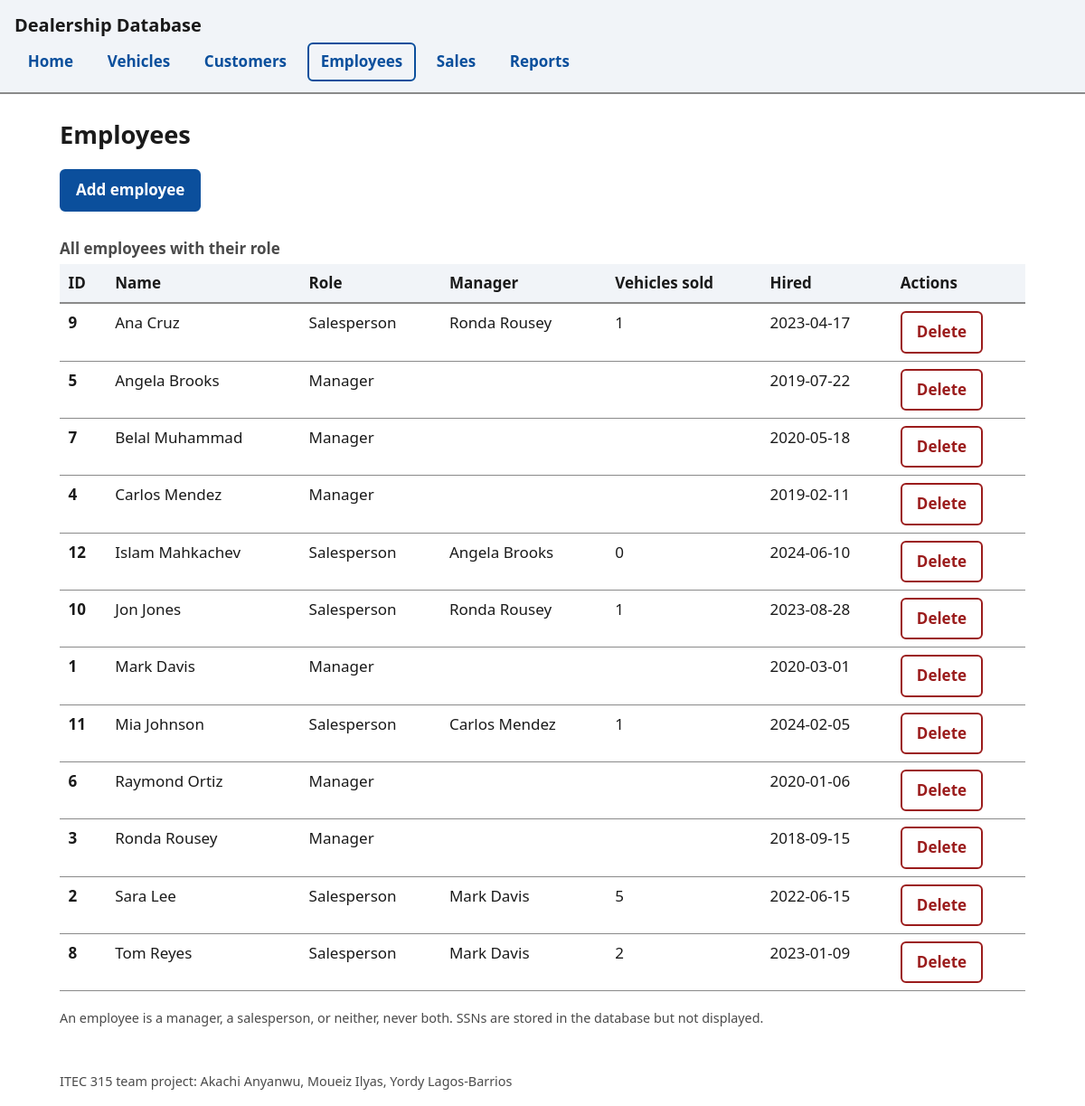
The page /employees on the database its author committed.
### tables this page shows
CREATE TABLE Salesperson(
EmployeeID INTEGER PRIMARY KEY NOT NULL,
ManagerID INTEGER NOT NULL,
SalesMetrics INTEGER NOT NULL,
FOREIGN KEY (EmployeeID) REFERENCES Employee(EmployeeID),
FOREIGN KEY (ManagerID) REFERENCES Manager(EmployeeID)
);

CREATE TABLE Employee (
EmployeeID INTEGER PRIMARY KEY NOT NULL,
NAME VARCHAR(100) NOT NULL,
SSN CHAR(9) NOT NULL UNIQUE,
HiringDate DATE NOT NULL
);

### dealership_site/app.py (the view)
@app.route("/employees")
def employees():
    rows = query(
        """SELECT e.EmployeeID, e.Name, e.HiringDate,
                  CASE WHEN m.EmployeeID IS NOT NULL THEN 'Manager'
                       WHEN s.EmployeeID IS NOT NULL THEN 'Salesperson' ELSE 'Neither' END AS Role,
                  s.SalesMetrics, boss.Name AS ManagerName
           FROM Employee e
           LEFT JOIN Manager m ON m.EmployeeID=e.EmployeeID
           LEFT JOIN Salesperson s ON s.EmployeeID=e.EmployeeID
           LEFT JOIN Employee boss ON boss.EmployeeID=s.ManagerID
           ORDER BY e.Name"""
    )
    return render_template("employees.html", rows=rows)

### dealership_site/app.py (called while the page is built)
def get_db():
    if "db" not in g:
        g.db = sqlite3.connect(DB_PATH)
        g.db.row_factory = sqlite3.Row
        g.db.execute("PRAGMA foreign_keys = ON")
    return g.db

def query(sql, args=()):
    return get_db().execute(sql, args).fetchall()

### dealership_site/templates/employees.html (shortened to what this page needs)
{% extends "base.html" %}
{% block content %}
<h1>Employees</h1>
<p class="toolbar"><a class="btn" href="{{ url_for('employee_new') }}">Add employee</a></p>
<div class="table-wrap">
<table>
  <caption>All employees with their role</caption>
  <thead><tr>
    <th scope="col">ID</th><th scope="col">Name</th><th scope="col">Role</th><th scope="col">Manager</th>
    <th scope="col">Vehicles sold</th><th scope="col">Hired</th><th scope="col">Actions</th>
  </tr></thead>
  <tbody>
  {% for r in rows %}
  <tr>
    <th scope="row">{{ r.EmployeeID }}</th>
    <td>{{ r.Name }}</td>
    <td>{{ r.Role }}</td>
    <td>{{ r.ManagerName or '' }}</td>
    <td>{{ r.SalesMetrics if r.SalesMetrics is not none else '' }}</td>
    <td>{{ r.HiringDate }}</td>
    <td class="actions">
      <form method="post" action="{{ url_for('employee_delete', eid=r.EmployeeID) }}" onsubmit="return confirm('Delete this employee?')">
        <button class="danger" type="submit" aria-label="Delete employee {{ r.Name }}">Delete</button>
      </form>
    </td>
  </tr>
  {% else %}
  <tr><td colspan="7">No employees yet.</td></tr>
  {% endfor %}
  </tbody>
</table>
</div>
<p class="hint">An employee is a manager, a salesperson, or neither, never both. SSNs are stored in the database but not displayed.</p>
{% endblock %}

### dealership_site/static/style.css (style rules this page uses)
:root { --bg: #ffffff; --fg: #1a1a1a; --muted: #4a4a4a; --accent: #0b4f9c; --accent-fg: #ffffff; --border: #8a8a8a; --band: #f1f4f8; --danger: #9b1c1c; --ok: #1b5e20; }
* { box-sizing: border-box; }
body { margin: 0; font: 1.0625rem/1.55 system-ui, -apple-system, "Segoe UI", Roboto, sans-serif; background: var(--bg); color: var(--fg); }
h1 { font-size: 1.7rem; margin: .5rem 0 1rem; }
a { color: var(--accent); }
.table-wrap { overflow-x: auto; }
table { border-collapse: collapse; width: 100%; margin: .5rem 0 1rem; }
caption { text-align: left; font-weight: 600; padding: .25rem 0; color: var(--muted); }
th, td { text-align: left; padding: .5rem .6rem; border-bottom: 1px solid var(--border); vertical-align: top; }
thead th { background: var(--band); border-bottom: 2px solid var(--border); }
.actions { white-space: nowrap; }
.actions form { display: inline; }
.btn, button { display: inline-block; font: inherit; font-weight: 600; padding: .5rem 1rem; border-radius: 6px; border: 2px solid var(--accent); background: var(--accent); color: var(--accent-fg); cursor: pointer; text-decoration: none; }
button.danger { background: transparent; color: var(--danger); border-color: var(--danger); }
.hint { color: var(--muted); font-size: .9rem; margin: .15rem 0 0; }
.toolbar { margin-bottom: 1rem; }
@media (prefers-reduced-motion: no-preference) { a, button, .btn { transition: background-color .15s; } }

### rows shown on the page
Salesperson: EmployeeID "9", Name "Ana Cruz", Role "Salesperson", NAME "Ronda Rousey", SalesMetrics "1", HiringDate "2023-04-17"
Employee: EmployeeID "5", Name "Angela Brooks", Role "Manager", HiringDate "2019-07-22"
Employee: EmployeeID "7", Name "Belal Muhammad", Role "Manager", HiringDate "2020-05-18"
Employee: EmployeeID "4", Name "Carlos Mendez", Role "Manager", HiringDate "2019-02-11"
Salesperson: EmployeeID "12", Name "Islam Mahkachev", Role "Salesperson", NAME "Angela Brooks", SalesMetrics "0", HiringDate "2024-06-10"
Salesperson: EmployeeID "10", Name "Jon Jones", Role "Salesperson", NAME "Ronda Rousey", SalesMetrics "1", HiringDate "2023-08-28"
Employee: EmployeeID "1", Name "Mark Davis", Role "Manager", HiringDate "2020-03-01"
Salesperson: EmployeeID "11", Name "Mia Johnson", Role "Salesperson", NAME "Carlos Mendez", SalesMetrics "1", HiringDate "2024-02-05"
Employee: EmployeeID "6", Name "Raymond Ortiz", Role "Manager", HiringDate "2020-01-06"
Employee: EmployeeID "3", Name "Ronda Rousey", Role "Manager", HiringDate "2018-09-15"
Salesperson: EmployeeID "2", Name "Sara Lee", Role "Salesperson", NAME "Mark Davis", SalesMetrics "5", HiringDate "2022-06-15"
Salesperson: EmployeeID "8", Name "Tom Reyes", Role "Salesperson", NAME "Mark Davis", SalesMetrics "2", HiringDate "2023-01-09"

### other values the page prints
{{ label }} "Home" "Vehicles" "Customers" "Employees" "Sales" "Reports"
